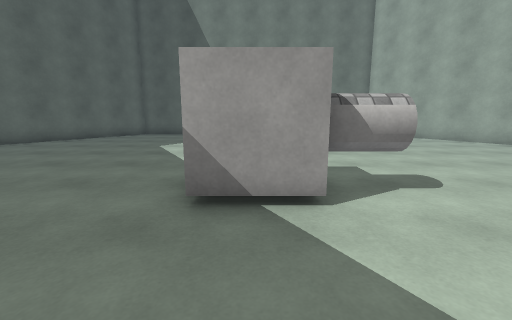
View 1 (above)

16 first-person views from a walk through a scene from a Unity 3-D project. The camera is 1.3 m above the floor, tilts 10° down and sees 90° across. The floor is counted in squares, 1 m on a side. Each view is taken from the middle of a square. On the plan, view 1 faces up. The plan holds only what a view shows up to about 13 squares ahead; the rest is blank. The player is left out. Surface patterns are stand-ins for the level's own textures.

View 2
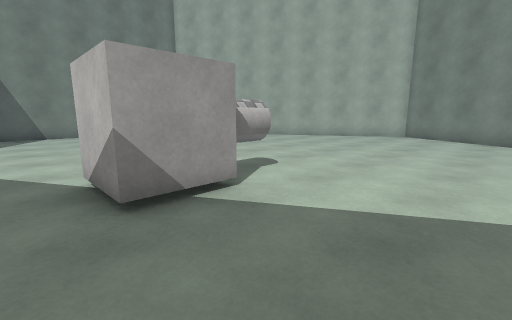

View 3
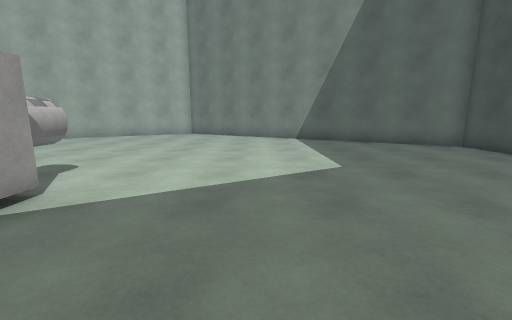

View 4
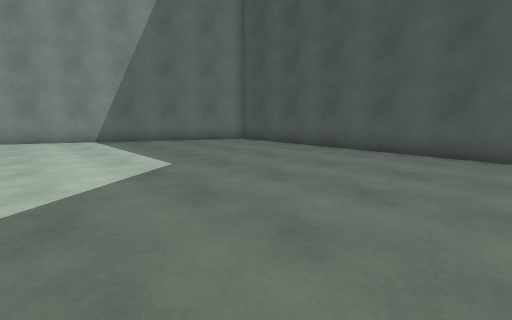

View 5
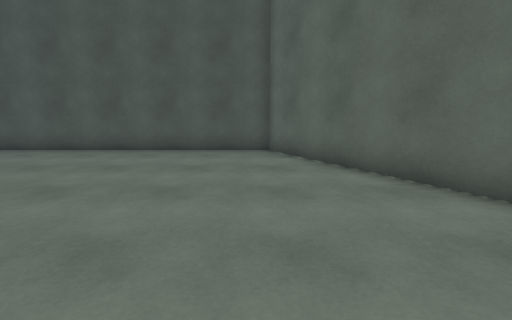

View 6
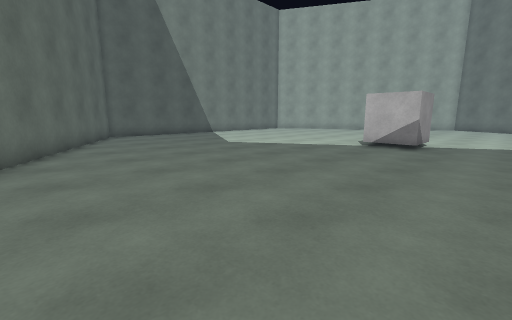

View 7
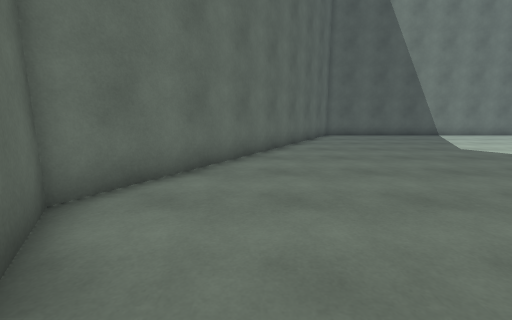

View 8
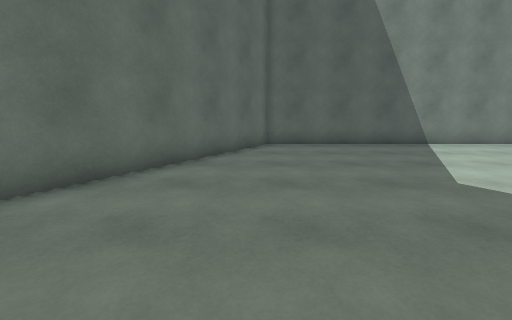

View 9
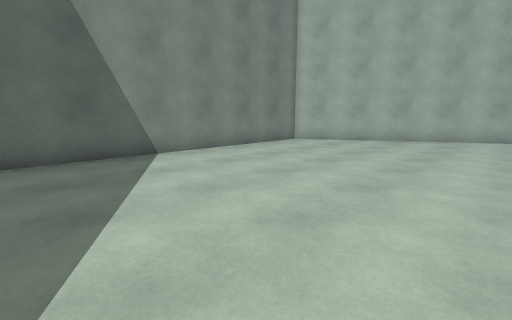

View 10
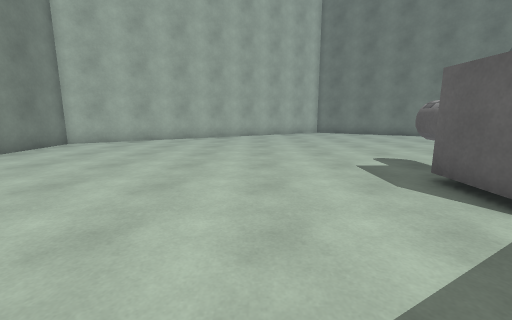

View 11
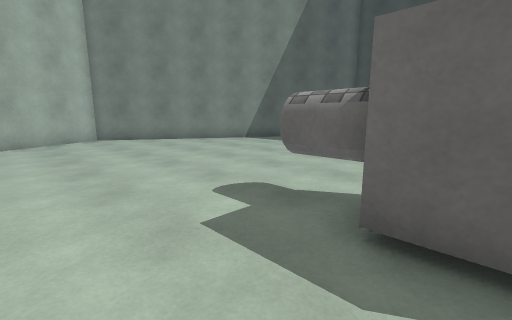

View 12
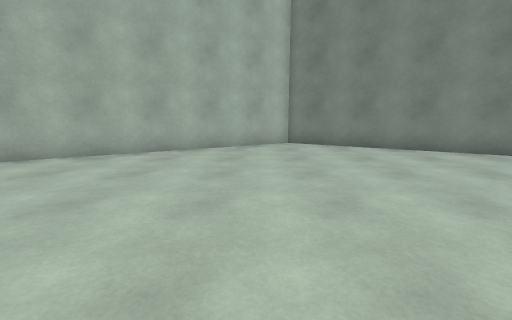

View 13
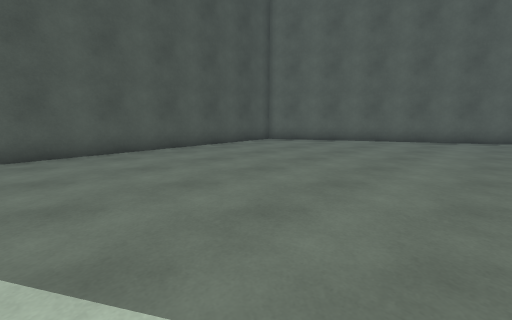

View 14
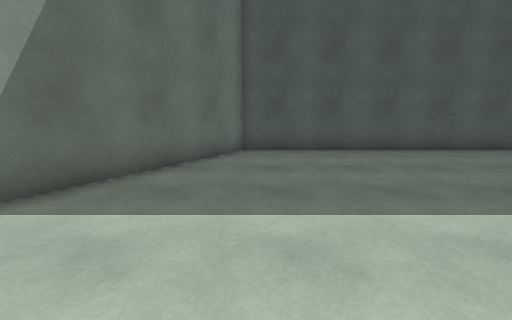

View 15
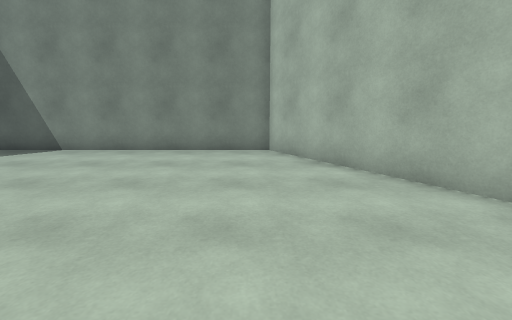

View 16
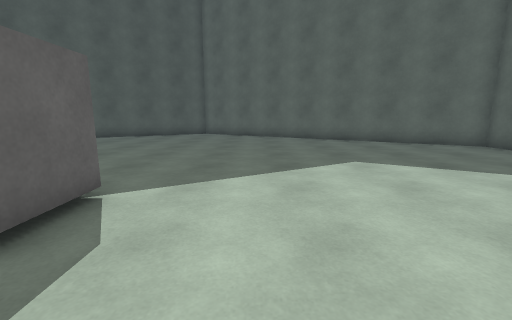

### Floor plan
Points are (right, up) in squares from view 1. A wall is a line through its corners. A room is listed if a view was taken in it or the views show most of it. See-through windows are left out.
Room 1 (views 1, 2, 3, 4, 5, 6, 7, 8, 9, 10, 11, 12, 13, 14, 15, 16)
walls: (-13, 1) (-7.5, -8.5) (7.5, -8.5) (15, 4.5) (7.5, 17.5) (-7.5, 17.5) (-15, 4.5) (-14.1, 2.9)
objects: other object (-1, 4) to (2, 5)

Positions as (right, up) in squares from view 1, and headings:
1: (0, 0), facing up
2: (-2, 0), facing up-right
3: (-3, 0), facing right
4: (-3, 1), facing down-right
5: (-7, 1), facing down
6: (-12, 1), facing up-right
7: (-12, 1), facing up
8: (-8, 6), facing up
9: (-4, 9), facing up-right
10: (-4, 9), facing right
11: (0, 8), facing down-right
12: (3, 6), facing right
13: (3, 1), facing down-left
14: (7, 1), facing down
15: (7, 8), facing up
16: (3, 8), facing left
